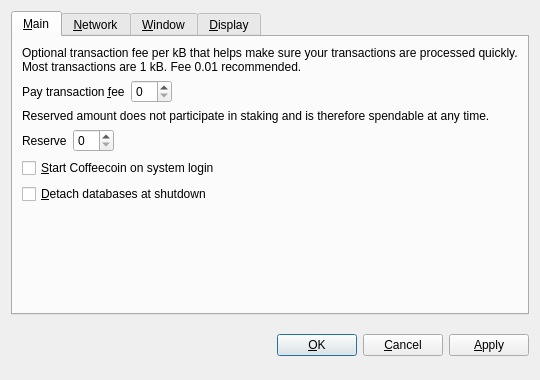
<?xml version="1.0" encoding="UTF-8"?>
<ui version="4.0">
 <class>OptionsDialog</class>
 <widget class="QDialog" name="OptionsDialog">
  <property name="geometry">
   <rect>
    <x>0</x>
    <y>0</y>
    <width>540</width>
    <height>380</height>
   </rect>
  </property>
  <property name="windowTitle">
   <string>Options</string>
  </property>
  <property name="modal">
   <bool>true</bool>
  </property>
  <layout class="QVBoxLayout" name="verticalLayout">
   <item>
    <widget class="QTabWidget" name="tabWidget">
     <property name="tabPosition">
      <enum>QTabWidget::North</enum>
     </property>
     <property name="currentIndex">
      <number>0</number>
     </property>
     <widget class="QWidget" name="tabMain">
      <attribute name="title">
       <string>&amp;Main</string>
      </attribute>
      <layout class="QVBoxLayout" name="verticalLayout_Main">
       <item>
        <widget class="QLabel" name="transactionFeeInfoLabel">
         <property name="text">
          <string>Optional transaction fee per kB that helps make sure your transactions are processed quickly. Most transactions are 1 kB. Fee 0.01 recommended.</string>
         </property>
         <property name="textFormat">
          <enum>Qt::PlainText</enum>
         </property>
         <property name="wordWrap">
          <bool>true</bool>
         </property>
        </widget>
       </item>
       <item>
        <layout class="QHBoxLayout" name="horizontalLayoutFee">
         <item>
          <widget class="QLabel" name="transactionFeeLabel">
           <property name="text">
            <string>Pay transaction &amp;fee</string>
           </property>
           <property name="textFormat">
            <enum>Qt::PlainText</enum>
           </property>
           <property name="buddy">
            <cstring>transactionFee</cstring>
           </property>
          </widget>
         </item>
         <item>
          <widget class="CoffeecoinAmountField" name="transactionFee"/>
         </item>
         <item>
          <spacer name="horizontalSpacerFee">
           <property name="orientation">
            <enum>Qt::Horizontal</enum>
           </property>
           <property name="sizeHint" stdset="0">
            <size>
             <width>40</width>
             <height>20</height>
            </size>
           </property>
          </spacer>
         </item>
        </layout>
       </item>
       <item>
        <widget class="QLabel" name="reserveBalanceInfoLabel">
         <property name="text">
          <string>Reserved amount does not participate in staking and is therefore spendable at any time.</string>
         </property>
         <property name="textFormat">
          <enum>Qt::PlainText</enum>
         </property>
         <property name="wordWrap">
          <bool>true</bool>
         </property>
        </widget>
       </item>
       <item>
        <layout class="QHBoxLayout" name="horizontalLayoutReserveBalance">
         <item>
          <widget class="QLabel" name="reserveBalanceLabel">
           <property name="text">
            <string>Reserve</string>
           </property>
           <property name="textFormat">
            <enum>Qt::PlainText</enum>
           </property>
           <property name="buddy">
            <cstring>reserveBalance</cstring>
           </property>
          </widget>
         </item>
         <item>
          <widget class="CoffeecoinAmountField" name="reserveBalance"/>
         </item>
         <item>
          <spacer name="horizontalSpacerReserveBalance">
           <property name="orientation">
            <enum>Qt::Horizontal</enum>
           </property>
           <property name="sizeHint" stdset="0">
            <size>
             <width>40</width>
             <height>20</height>
            </size>
           </property>
          </spacer>
         </item>
        </layout>
       </item>
       <item>
        <widget class="QCheckBox" name="coffeecoinAtStartup">
         <property name="toolTip">
          <string>Automatically start Coffeecoin after logging in to the system.</string>
         </property>
         <property name="text">
          <string>&amp;Start Coffeecoin on system login</string>
         </property>
        </widget>
       </item>
       <item>
        <widget class="QCheckBox" name="detachDatabases">
         <property name="toolTip">
          <string>Detach block and address databases at shutdown. This means they can be moved to another data directory, but it slows down shutdown. The wallet is always detached.</string>
         </property>
         <property name="text">
          <string>&amp;Detach databases at shutdown</string>
         </property>
        </widget>
       </item>
       <item>
        <spacer name="verticalSpacer_Main">
         <property name="orientation">
          <enum>Qt::Vertical</enum>
         </property>
         <property name="sizeHint" stdset="0">
          <size>
           <width>20</width>
           <height>40</height>
          </size>
         </property>
        </spacer>
       </item>
      </layout>
     </widget>
     <widget class="QWidget" name="tabNetwork">
      <attribute name="title">
       <string>&amp;Network</string>
      </attribute>
      <layout class="QVBoxLayout" name="verticalLayout_Network">
       <item>
        <widget class="QCheckBox" name="mapPortUpnp">
         <property name="toolTip">
          <string>Automatically open the Coffeecoin client port on the router. This only works when your router supports UPnP and it is enabled.</string>
         </property>
         <property name="text">
          <string>Map port using &amp;UPnP</string>
         </property>
        </widget>
       </item>
       <item>
        <widget class="QCheckBox" name="connectSocks">
         <property name="toolTip">
          <string>Connect to the Coffeecoin network through a SOCKS proxy (e.g. when connecting through Tor).</string>
         </property>
         <property name="text">
          <string>&amp;Connect through SOCKS proxy:</string>
         </property>
        </widget>
       </item>
       <item>
        <layout class="QHBoxLayout" name="horizontalLayout_Network">
         <item>
          <widget class="QLabel" name="proxyIpLabel">
           <property name="text">
            <string>Proxy &amp;IP:</string>
           </property>
           <property name="textFormat">
            <enum>Qt::PlainText</enum>
           </property>
           <property name="buddy">
            <cstring>proxyIp</cstring>
           </property>
          </widget>
         </item>
         <item>
          <widget class="QValidatedLineEdit" name="proxyIp">
           <property name="maximumSize">
            <size>
             <width>140</width>
             <height>16777215</height>
            </size>
           </property>
           <property name="toolTip">
            <string>IP address of the proxy (e.g. 127.0.0.1)</string>
           </property>
          </widget>
         </item>
         <item>
          <widget class="QLabel" name="proxyPortLabel">
           <property name="text">
            <string>&amp;Port:</string>
           </property>
           <property name="textFormat">
            <enum>Qt::PlainText</enum>
           </property>
           <property name="buddy">
            <cstring>proxyPort</cstring>
           </property>
          </widget>
         </item>
         <item>
          <widget class="QLineEdit" name="proxyPort">
           <property name="maximumSize">
            <size>
             <width>55</width>
             <height>16777215</height>
            </size>
           </property>
           <property name="toolTip">
            <string>Port of the proxy (e.g. 9050)</string>
           </property>
          </widget>
         </item>
         <item>
          <widget class="QLabel" name="socksVersionLabel">
           <property name="text">
            <string>SOCKS &amp;Version:</string>
           </property>
           <property name="textFormat">
            <enum>Qt::PlainText</enum>
           </property>
           <property name="buddy">
            <cstring>socksVersion</cstring>
           </property>
          </widget>
         </item>
         <item>
          <widget class="QValueComboBox" name="socksVersion">
           <property name="toolTip">
            <string>SOCKS version of the proxy (e.g. 5)</string>
           </property>
          </widget>
         </item>
         <item>
          <spacer name="horizontalSpacer_Network">
           <property name="orientation">
            <enum>Qt::Horizontal</enum>
           </property>
           <property name="sizeHint" stdset="0">
            <size>
             <width>40</width>
             <height>20</height>
            </size>
           </property>
          </spacer>
         </item>
        </layout>
       </item>
       <item>
        <spacer name="verticalSpacer_Network">
         <property name="orientation">
          <enum>Qt::Vertical</enum>
         </property>
         <property name="sizeHint" stdset="0">
          <size>
           <width>20</width>
           <height>40</height>
          </size>
         </property>
        </spacer>
       </item>
      </layout>
     </widget>
     <widget class="QWidget" name="tabWindow">
      <attribute name="title">
       <string>&amp;Window</string>
      </attribute>
      <layout class="QVBoxLayout" name="verticalLayout_Window">
       <item>
        <widget class="QCheckBox" name="minimizeToTray">
         <property name="toolTip">
          <string>Show only a tray icon after minimizing the window.</string>
         </property>
         <property name="text">
          <string>&amp;Minimize to the tray instead of the taskbar</string>
         </property>
        </widget>
       </item>
       <item>
        <widget class="QCheckBox" name="minimizeOnClose">
         <property name="toolTip">
          <string>Minimize instead of exit the application when the window is closed. When this option is enabled, the application will be closed only after selecting Quit in the menu.</string>
         </property>
         <property name="text">
          <string>M&amp;inimize on close</string>
         </property>
        </widget>
       </item>
       <item>
        <spacer name="verticalSpacer_Window">
         <property name="orientation">
          <enum>Qt::Vertical</enum>
         </property>
         <property name="sizeHint" stdset="0">
          <size>
           <width>20</width>
           <height>40</height>
          </size>
         </property>
        </spacer>
       </item>
      </layout>
     </widget>
     <widget class="QWidget" name="tabDisplay">
      <attribute name="title">
       <string>&amp;Display</string>
      </attribute>
      <layout class="QVBoxLayout" name="verticalLayout_Display">
       <item>
        <layout class="QHBoxLayout" name="horizontalLayout_1_Display">
         <item>
          <widget class="QLabel" name="langLabel">
           <property name="text">
            <string>User Interface &amp;language:</string>
           </property>
           <property name="textFormat">
            <enum>Qt::PlainText</enum>
           </property>
           <property name="buddy">
            <cstring>lang</cstring>
           </property>
          </widget>
         </item>
         <item>
          <widget class="QValueComboBox" name="lang">
           <property name="toolTip">
            <string>The user interface language can be set here. This setting will take effect after restarting Coffeecoin.</string>
           </property>
          </widget>
         </item>
        </layout>
       </item>
       <item>
        <layout class="QHBoxLayout" name="horizontalLayout_2_Display">
         <item>
          <widget class="QLabel" name="unitLabel">
           <property name="text">
            <string>&amp;Unit to show amounts in:</string>
           </property>
           <property name="textFormat">
            <enum>Qt::PlainText</enum>
           </property>
           <property name="buddy">
            <cstring>unit</cstring>
           </property>
          </widget>
         </item>
         <item>
          <widget class="QValueComboBox" name="unit">
           <property name="toolTip">
            <string>Choose the default subdivision unit to show in the interface and when sending coins.</string>
           </property>
          </widget>
         </item>
        </layout>
       </item>
       <item>
        <widget class="QCheckBox" name="displayAddresses">
         <property name="toolTip">
          <string>Whether to show Coffeecoin addresses in the transaction list or not.</string>
         </property>
         <property name="text">
          <string>&amp;Display addresses in transaction list</string>
         </property>
        </widget>
       </item>
       <item>
        <widget class="QCheckBox" name="coinControlFeatures">
         <property name="toolTip">
          <string>Whether to show coin control features or not.</string>
         </property>
         <property name="text">
          <string>Display coin &amp;control features (experts only!)</string>
         </property>
        </widget>
       </item>
       <item>
        <spacer name="verticalSpacer_Display">
         <property name="orientation">
          <enum>Qt::Vertical</enum>
         </property>
         <property name="sizeHint" stdset="0">
          <size>
           <width>20</width>
           <height>40</height>
          </size>
         </property>
        </spacer>
       </item>
      </layout>
     </widget>
    </widget>
   </item>
   <item>
    <layout class="QHBoxLayout" name="horizontalLayout_Buttons">
     <item>
      <spacer name="horizontalSpacer_1">
       <property name="orientation">
        <enum>Qt::Horizontal</enum>
       </property>
       <property name="sizeHint" stdset="0">
        <size>
         <width>40</width>
         <height>48</height>
        </size>
       </property>
      </spacer>
     </item>
     <item>
      <widget class="QLabel" name="statusLabel">
       <property name="font">
        <font>
         <weight>75</weight>
         <bold>true</bold>
        </font>
       </property>
       <property name="text">
        <string/>
       </property>
       <property name="textFormat">
        <enum>Qt::PlainText</enum>
       </property>
       <property name="wordWrap">
        <bool>true</bool>
       </property>
      </widget>
     </item>
     <item>
      <spacer name="horizontalSpacer_2">
       <property name="orientation">
        <enum>Qt::Horizontal</enum>
       </property>
       <property name="sizeHint" stdset="0">
        <size>
         <width>40</width>
         <height>48</height>
        </size>
       </property>
      </spacer>
     </item>
     <item>
      <widget class="QPushButton" name="okButton">
       <property name="text">
        <string>&amp;OK</string>
       </property>
      </widget>
     </item>
     <item>
      <widget class="QPushButton" name="cancelButton">
       <property name="text">
        <string>&amp;Cancel</string>
       </property>
       <property name="autoDefault">
        <bool>false</bool>
       </property>
      </widget>
     </item>
     <item>
      <widget class="QPushButton" name="applyButton">
       <property name="text">
        <string>&amp;Apply</string>
       </property>
       <property name="autoDefault">
        <bool>false</bool>
       </property>
      </widget>
     </item>
    </layout>
   </item>
  </layout>
 </widget>
 <customwidgets>
  <customwidget>
   <class>CoffeecoinAmountField</class>
   <extends>QSpinBox</extends>
   <header>coffeecoinamountfield.h</header>
  </customwidget>
  <customwidget>
   <class>QValueComboBox</class>
   <extends>QComboBox</extends>
   <header>qvaluecombobox.h</header>
  </customwidget>
  <customwidget>
   <class>QValidatedLineEdit</class>
   <extends>QLineEdit</extends>
   <header>qvalidatedlineedit.h</header>
  </customwidget>
 </customwidgets>
 <resources/>
 <connections/>
</ui>
